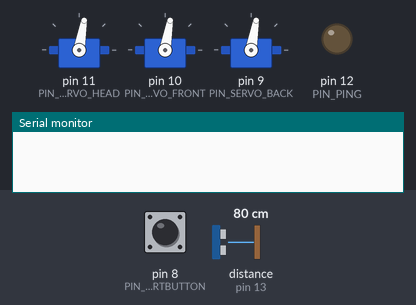
Simulated run of this sketch. Board: Arduino Uno, built with avr-gcc and run on an emulated ATmega328P. Shown: 3 × servo, output pins drawn as LEDs (lit = HIGH), the last lines printed to the serial monitor. Inputs (shaded band) come from the test bench; at power-on: pin 8 (PIN_STARTBUTTON) LOW, distance to the obstacle (sensor on pin 13) 80 cm. The echo pulse lasts 58.3 µs per cm.

Above: at 1.2 s.
1.3 s: pin 8 (PIN_STARTBUTTON) pulled HIGH for 0.15 s
At 2.6 s:
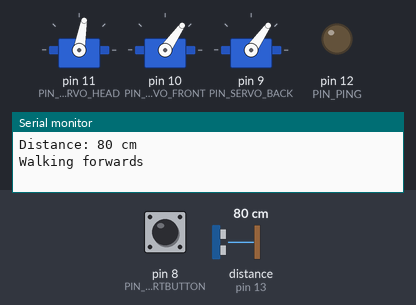
4.3 s: distance to the obstacle (sensor on pin 13) set to 65 cm
7.3 s: distance to the obstacle (sensor on pin 13) set to 56 cm
At 9.1 s:
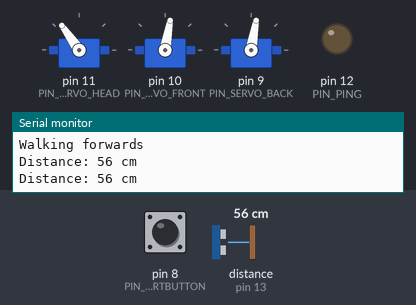
10.3 s: distance to the obstacle (sensor on pin 13) set to 60 cm
13.3 s: distance to the obstacle (sensor on pin 13) set to 2 cm
At 16.0 s:
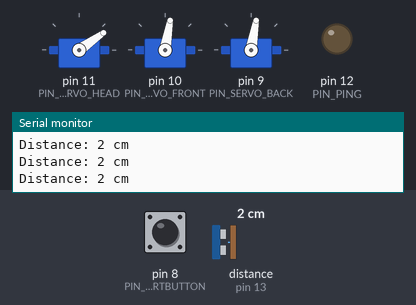
Timing chart, 0 to 17.3 s (numbered marks = the images above; inputs shaded):
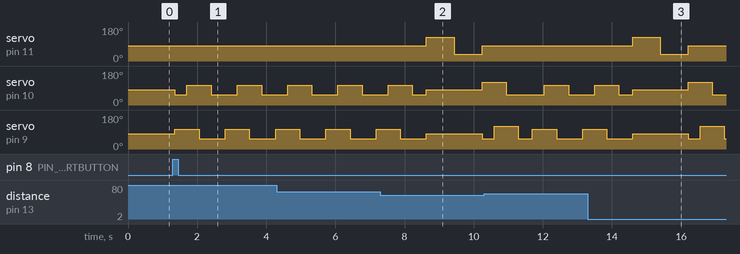

The sketch:

Quadruped_Robot01.ino
```cpp
#include <Servo.h>

const int PIN_SERVO_BACK = 9;
const int PIN_SERVO_FRONT = 10;
const int PIN_SERVO_HEAD = 11;
const int PIN_PING = 12;
const int PIN_ECHO = 13;
const int PIN_STARTBUTTON = 8;

const int min_distance = 70;            // minimum distance in cm before deciding to walk around obstacles
const int max_distance = 200;           // maximum distance in cm known to the system
const int ping_interval = 5000;         // The interval when we send a ping to the ultrasonic sensor

const int angle_default = 80;           // Default angle
const int a1_fwd = 55;                  // First angle for forward walking
const int a2_fwd = 105;                 // Second angle for forward walking
const int a1_side = 55;                 // First angle for sideways walking
const int a2_side = 120;                // Second angle for sideways walkin
const int a_headscan = 45;              // The angle he head will turn to scan

const bool debug = true;                // enable some printing

int steps_delay = 350;                  // delay between steps in ms
int scan_delay = 500;                   // delay between scanning directions
int isMoving = false;

int turn_distance = 60;                // The amount of centimeters when we scan for a new direction

int buttonstate;
int distance_constraint;
long distance;
char next_direction = '\0';             // This variable will hold our next direction suggested by the ultrasonic sensor

long previousMillis = 0;

Servo servo_front,servo_back,servo_head;  // our servo objects


// Locomotion sequences

int forward[] = {a1_fwd,a2_fwd,a2_fwd,a2_fwd,a2_fwd,a1_fwd,a1_fwd,a1_fwd};
int backward[] = {a1_fwd,a1_fwd,a1_fwd,a2_fwd,a2_fwd,a2_fwd,a2_fwd,a1_fwd};
int sideway[] = {a1_side,a2_side,a2_side,a2_side,a2_side,a1_side,a1_side,a1_side};


// -------------------- INITALIZATION --------------------

void setup()
{
  Serial.begin(115200);
  pinMode(PIN_STARTBUTTON,INPUT);
  pinMode(PIN_PING,OUTPUT);
  pinMode(PIN_ECHO, INPUT);
  servo_head.attach(PIN_SERVO_HEAD);
  servo_front.attach(PIN_SERVO_FRONT);
  servo_back.attach(PIN_SERVO_BACK);

  resetservo(servo_head);
  resetservo(servo_back);
  resetservo(servo_front);
}
// --------------------- MAIN LOOP ---------------------

void loop()
{
  buttonstate=digitalRead(PIN_STARTBUTTON);
  if (buttonstate == HIGH || isMoving==true)
  {
    isMoving = true;

    // This will make sure we only ping according to the ping interval variable

    distance = getdistance();
    delay(50);

    if (distance < turn_distance)
    {
      unsigned long currentMillis = millis();
      if(currentMillis - previousMillis > ping_interval){
        previousMillis = currentMillis;
        // before we scan for directions, we should reset the servos
        resetservo(servo_front);
        resetservo(servo_back);
        next_direction = get_next_direction();
      }

      // Here we decide which way to go next
      if (next_direction != '\0'){
        if (next_direction == 'l'){
          walk_left();
        } else {
          walk_right();
        }
      } else {
        walk_fwd();
      }
    } else {
      walk_fwd();
    }
  }
}

// -------------------- PING FUNCTIONS --------------------

const char get_next_direction()
{
  // This function will scan in an angle forward in both directions and will return us the longer distance
  unsigned int leftside = 0;
  unsigned int rightside = 0;

  servo_head.write(angle_default+a_headscan);
  delay(300);
  leftside = getdistance();
  delay(scan_delay);

  servo_head.write(angle_default-a_headscan);
  delay(300);
  rightside = getdistance();
  delay(scan_delay);

  resetservo(servo_head);

  if (leftside > rightside)
  {
    return 'l';
  }
  else
  {
    return 'r';
  }

}


int getdistance()
{
  // Get the distance to the next obstacle
  long duration,cm;

  digitalWrite(PIN_PING, LOW);
  delayMicroseconds(2);
  digitalWrite(PIN_PING, HIGH);
  delayMicroseconds(5);
  digitalWrite(PIN_PING, LOW);

  duration = pulseIn(PIN_ECHO, HIGH);

  cm = microsecondsToCentimeters(duration);

  if (debug==true)
  {
    Serial.print("Distance: ");
    Serial.print(cm);
    Serial.print(" cm\n");
  }

  return cm;
}

long microsecondsToCentimeters(long microseconds)
{
  // The speed of sound is 340 m/s or 29 microseconds per centimeter.
  // The ping travels out and back, so to find the DISTANCE of the
  // object we take half of the DISTANCE travelled.
  return microseconds / 29 / 2;
  //return microseconds * 0.689;
}

// -------------------- LOCOMOTION FUNCTIONS --------------------

void resetservo(Servo& myservo)
{
  myservo.write(angle_default);
}


void walk_fwd()
{
  Serial.println("Walking forwards");
  for(int n=0;n<4;n++)
  {
    servo_front.write(forward[2*n]);
    servo_back.write(forward[(2*n)+1]);
    delay(steps_delay);
  }
}

void walk_bck()
{
  Serial.println("Walking backwards");
  for(int n=0;n<4;n++)
  {
    servo_front.write(backward[2*n]);
    servo_back.write(backward[(2*n)+1]);
    delay(steps_delay);
  }
}

void walk_left()
{
  Serial.println("Walking left");
  for(int n=0;n<4;n++)
  {
    servo_front.write(sideway[2*n]);
    servo_back.write(sideway[(2*n)+1]);
    delay(steps_delay);
  }
}

void walk_right()
{
  Serial.println("Walking right");
  for(int n=0;n<4;n++)
  {
    servo_front.write(sideway[(2*n)+1]);
    servo_back.write(sideway[2*n]);
    delay(steps_delay);
  }
}


void idle()
{
  resetservo(servo_front);
  resetservo(servo_back);
}
```

Measured:
- the behaviour switches between 60 and 59 cm on distance to the obstacle (sensor on pin 13) (found by bisection; images 1 and 2)
- after the input at 1.3 s, servo on pin 10 (PIN_SERVO_FRONT): goes 55° 0.35 s, 105° 0.70 s, 55° 0.76 s, 105° 0.70 s, then 55°, starting after 0.06 s; servo on pin 9 (PIN_SERVO_BACK): alternates 105° for 0.70 s and 55° for 0.76 s, starting after 0.06 s
- after the input at 7.3 s, servo on pin 11 (PIN_SERVO_HEAD): 80° → 125° after 1.3 s, → 35° 0.80 s later, → 80° 0.80 s later
- after the input at 13.3 s, servo on pin 11 (PIN_SERVO_HEAD): 80° → 125° after 1.3 s, → 35° 0.80 s later, → 80° 0.80 s later
